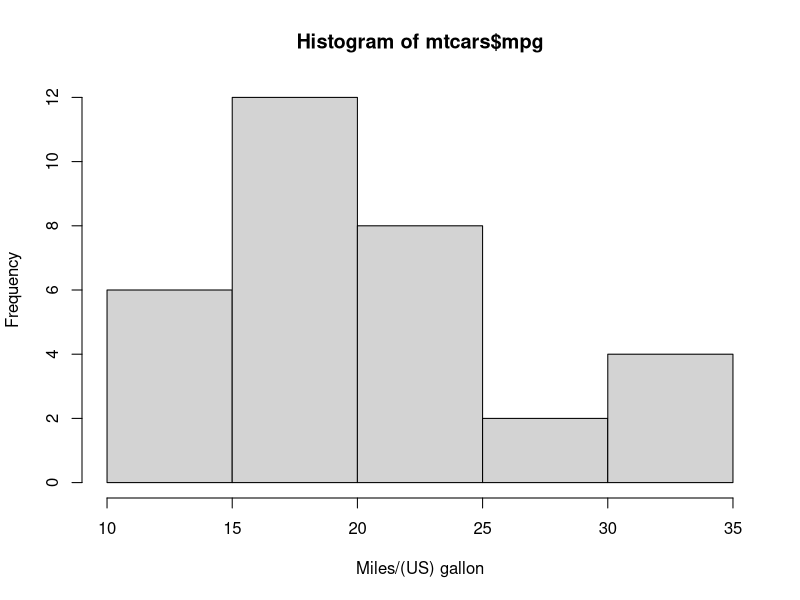
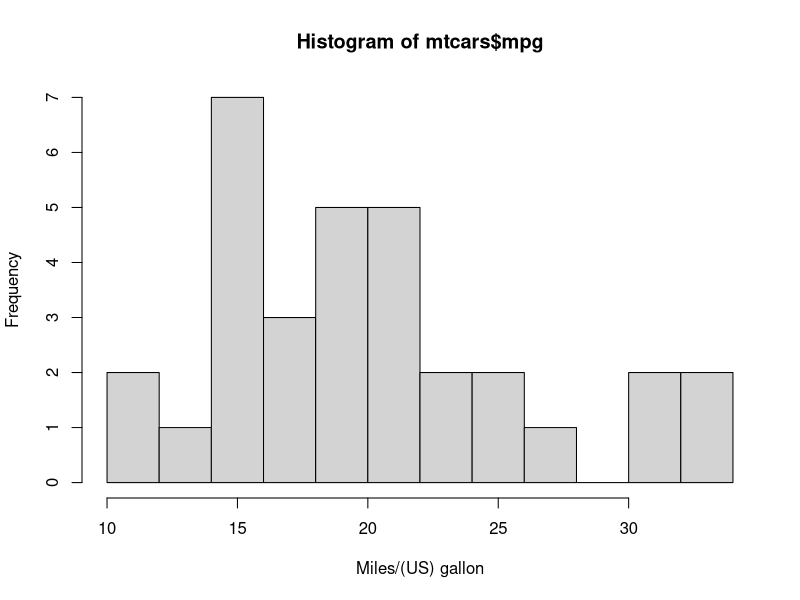
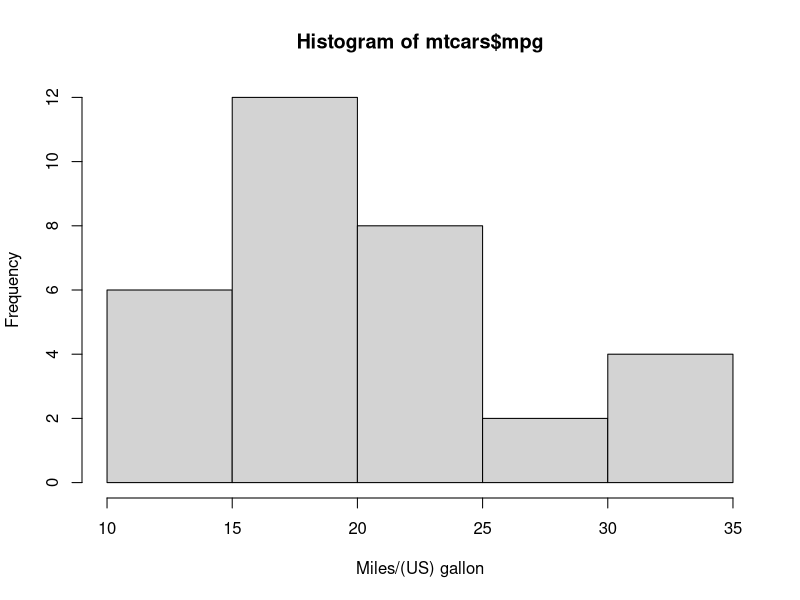
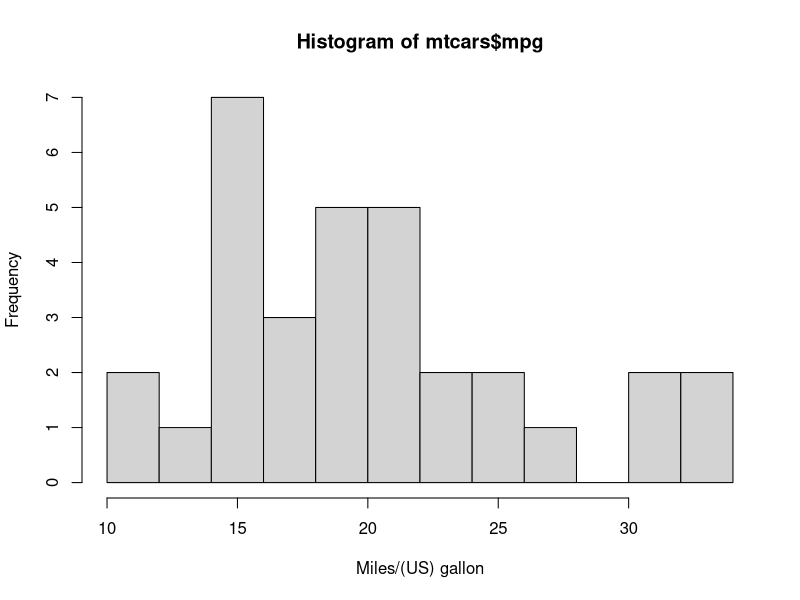

The R source for these figures, in order: (Note: this script raises an error after producing the figures.)
#Creating Histogram
#View the distribution of one-dimensional data with a histogram
hist(mtcars$mpg, xlab = "Miles/(US) gallon")
#Specify approximate number of bins with breaks
hist(mtcars$mpg, breaks = 10, xlab = "Miles/(US) gallon")
#that because the bins are narrower, there are fewer items in each bin.
hist(mtcars$mpg, breaks = 5, xlab = "Miles/(US) gallon")
hist(mtcars$mpg, breaks = 12, xlab = "Miles/(US) gallon")

#With the ggplot2 package, you can get a similar result using qplot() 
qplot(mtcars$mpg)
#If the vector is in a data frame:
library(ggplot2)
qplot(mpg, data=mtcars, binwidth = 4)
#This is equivalent to:
ggplot(mtcars,aes(x=mpg))+geom_histogram(binwidth = 4)
ggplot(mtcars,aes(x=mpg))+geom_histogram(binwidth = 5)
